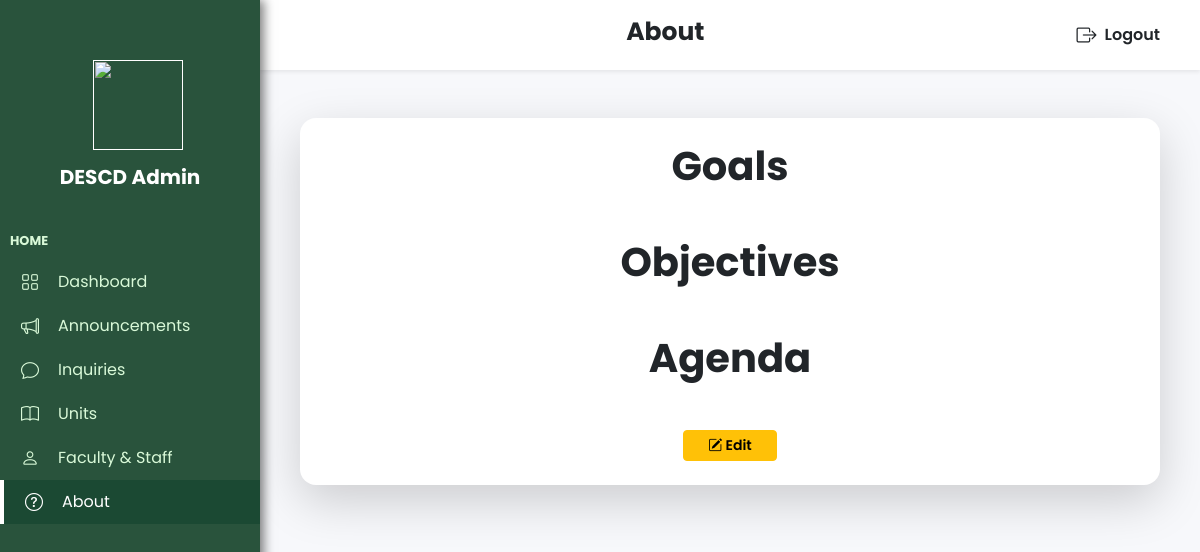
/admin/admin.showabout.php, run on an earlier commit of the app's database.
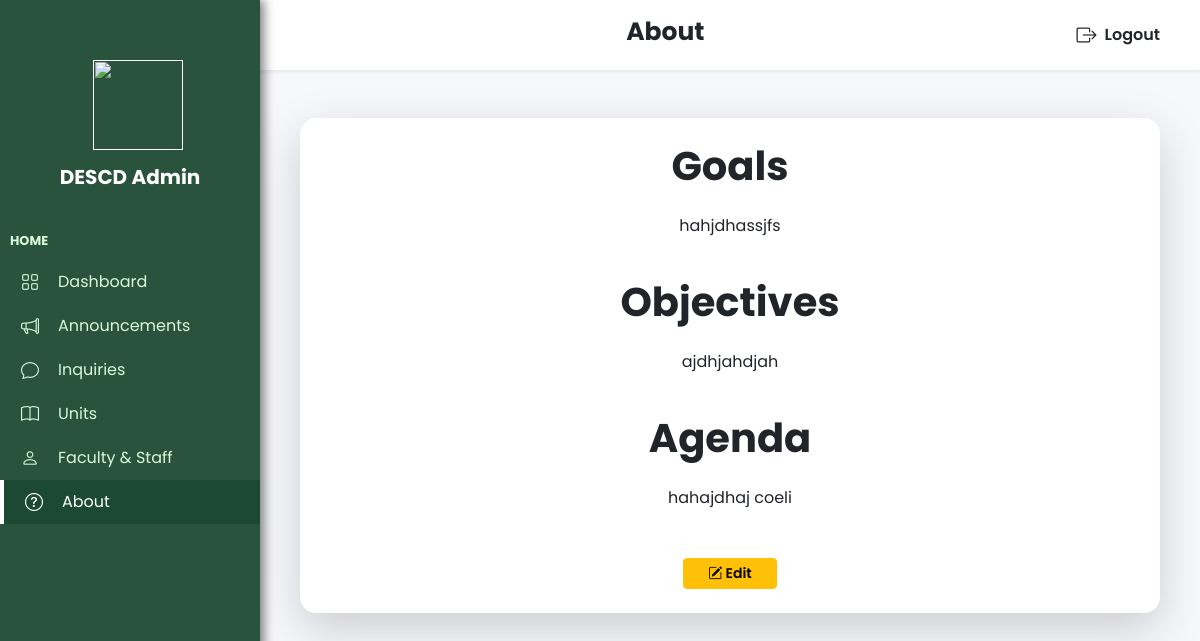
And on a later commit of the database.
### tables this page shows
CREATE TABLE `about` (
  `about_id` int(11) NOT NULL,
  `a_goals` longtext NOT NULL,
  `a_objectives` longtext NOT NULL,
  `a_agenda` longtext NOT NULL
);

### classes/about.class.php (called while the page is built, shortened)
<?php
    require_once "database.class.php";
    class About{
        private $conn;
        function __construct(){
            $db = new Database;
            $this->conn = $db->connect();
        }
        function showAbout(){
            $sql = "SELECT * FROM about";
            $query = $this->conn->prepare($sql);
            $query->execute();
            return $query->fetch();
        }
    }
?>

### classes/database.class.php (called while the page is built)
<?php
    class Database {
        private $host = "localhost";
        private $database = "descd";
        private $username = "root";
        private $password = "";
        protected $connection;
        function connect(){
            try {
                $this->connection = new PDO ("mysql:host=$this->host;dbname=$this->database;", $this->username, $this->password);
            } catch (PDOException $error) {
                echo "connection error" . $error->getMessage();
            }
            return $this->connection;
        }
    }
?>

### admin/admin.showabout.php (the view, shortened to what this page needs)
<?php
    require_once "admin-chopdown/head.php";
    require_once "../classes/about.class.php";
    require_once "admin-chopdown/sidebar.php";
    $objAbout = new About;
    $show = $objAbout->showAbout();
?>
<div class="navbar-custom">
    <header class="px-1 shadow-sm">
        <div class="container-fluid d-flex justify-content-between">
            <button class="btn btn-toggle">
                <h1 class="navtext">About</h1>
            </button>
            <div class="d-flex flex-wrap align-items-center justify-content-center justify-content-lg-end m-lg-2">
                <a href="../auth/logout.php" class="d-flex align-items-center gap-2 px-3 py-2 text-decoration-none text-dark" >
                    <i class="bi bi-box-arrow-right fs-5"></i>
                    <span class="fw-semibold">Logout</span>
                </a>
            </div>
        </div>
    </header>
</div>
<body>
    <div class="content-page px-3 pb-5">
    <div class="container-fluid">
        <div class="row">
            <div class="container px-6 mt-5 ">
                <div class="container">
                    <div class="card shadow-lg border-0 rounded-4 h-100 d-flex flex-column w-100">
                        <section class="first">
                            <div class="content">
                                <div class="about pt-4">
                                    <div class="header-wrapper text-center">
                                        <h1 class="header fw-bold" style="color: #212529">Goals</h1>
                                    </div>
                                    <p class="cont mt-4 text-center" style="color: #212529">
                                        <?php echo $show["a_goals"] ?>
                                    </p>
                                </div>
                            </div>
                            <div class="content">
                                <div class="about pt-4">
                                    <div class="header-wrapper text-center">
                                        <h1 class="header fw-bold" style="color: #212529">Objectives</h1>
                                    </div>
                                    <p class="cont mt-4 text-center" style="color: #212529">
                                        <?php echo $show["a_objectives"] ?>
                                    </p>
                                </div>
                            </div>
                            <div class="content">
                                <div class="about pt-4">
                                    <div class="header-wrapper text-center">
                                        <h1 class="header fw-bold " style="color: #212529">Agenda</h1>
                                    </div>
                                    <p class="cont mt-4 text-center" style="color: #212529">
                                        <?php echo $show["a_agenda"] ?>
                                    </p>
                                </div>
                            </div>
                            <div class="d-flex justify-content-around mt-5">
                                <button type="button" class="btn btn-warning btn-sm px-4 fw-semibold" data-bs-toggle="modal" data-bs-target="#editModal">
                                    <i class="bi bi-pencil-square"></i> Edit
                                </button>
                            </div>
                        </section>
                    </div>
                </div>
            </div>
        </div>
    </div>
</div>
</body>

What changed in the data, as far as the page shows it:
added about: a_goals "hahjdhassjfs", a_objectives "ajdhjahdjah", a_agenda "hahajdhaj coeli"
